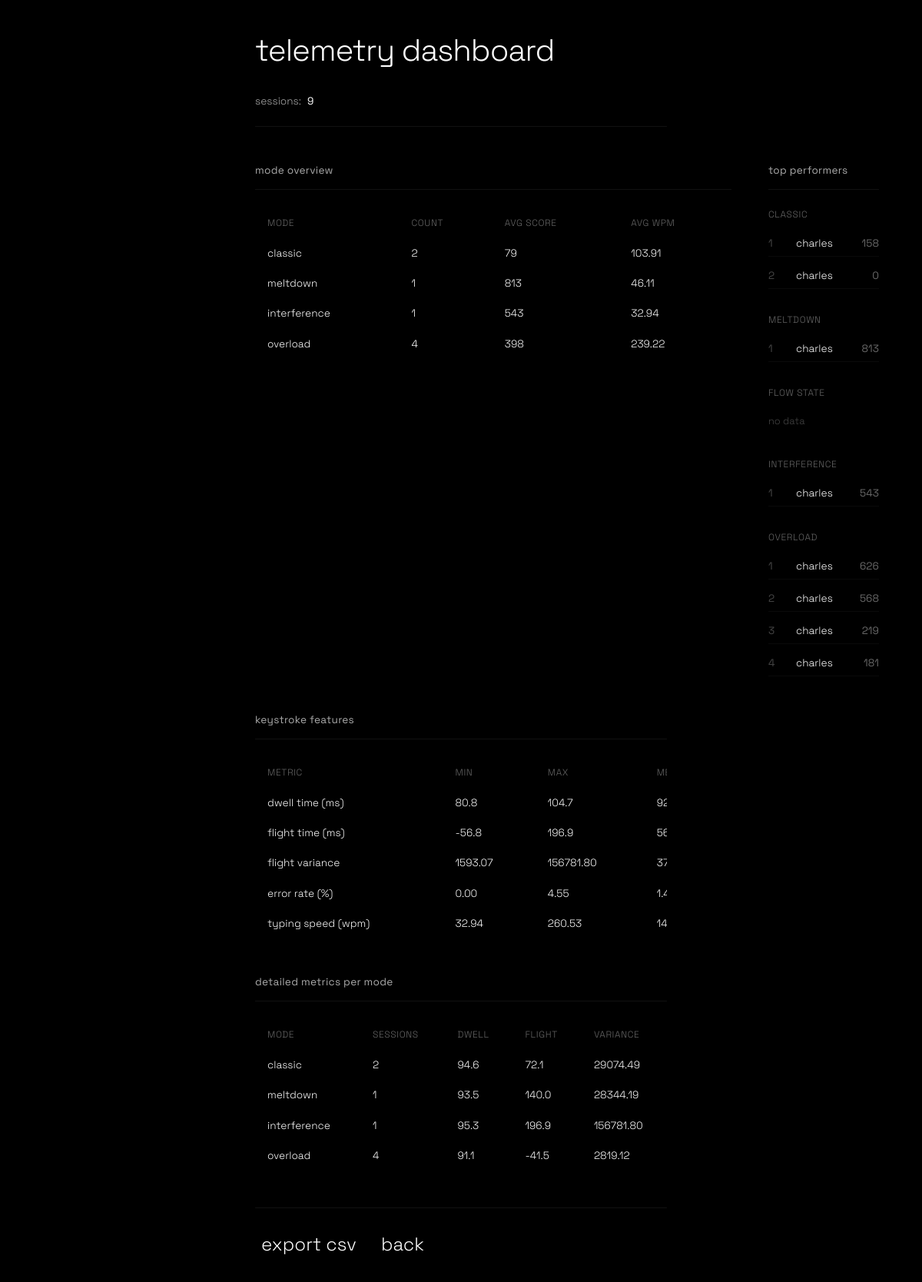
The app's page /admin/dashboard with its own data.
### models.py (models this page shows)
class TelemetryData(db.Model):
    id = db.Column(db.Integer, primary_key=True)
    player_name = db.Column(db.String(50))
    game_mode = db.Column(db.String(20))
    score = db.Column(db.Integer)
    avg_dwell_time = db.Column(db.Float)
    avg_flight_time = db.Column(db.Float)
    flight_time_variance = db.Column(db.Float)
    error_correction_rate = db.Column(db.Float)
    typing_speed_wpm = db.Column(db.Float)
    pause_frequency = db.Column(db.Integer)
    session_length = db.Column(db.Float)
    total_keystrokes = db.Column(db.Integer)
    created_at = db.Column(db.DateTime, default=datetime.utcnow)

### app.py (the view)
@app.route('/admin/dashboard', methods=['GET'])
def admin_dashboard():
    all_telemetry = TelemetryData.query.all()
    if not all_telemetry:
        return render_template('dashboard.html',
                             stats={},
                             mode_stats={},
                             total_sessions=0,
                             feature_stats={})
    total_sessions = len(all_telemetry)
    mode_stats = {}
    for mode in ['Classic', 'Meltdown', 'Flow State', 'Interference', 'Overload']:
        mode_data = [t for t in all_telemetry if t.game_mode == mode]
        if mode_data:
            mode_stats[mode] = {
                'count': len(mode_data),
                'avg_score': sum(t.score for t in mode_data) / len(mode_data),
                'avg_wpm': sum(t.typing_speed_wpm for t in mode_data) / len(mode_data),
                'avg_dwell_time': sum(t.avg_dwell_time for t in mode_data) / len(mode_data),
                'avg_flight_time': sum(t.avg_flight_time for t in mode_data) / len(mode_data),
                'avg_flight_variance': sum(t.flight_time_variance for t in mode_data) / len(mode_data),
                'avg_error_rate': sum(t.error_correction_rate for t in mode_data) / len(mode_data),
                'percentage': (len(mode_data) / total_sessions) * 100
            }
    feature_stats = {
        'dwell_times': [t.avg_dwell_time for t in all_telemetry if t.avg_dwell_time is not None],
        'flight_times': [t.avg_flight_time for t in all_telemetry if t.avg_flight_time is not None],
        'flight_variances': [t.flight_time_variance for t in all_telemetry if t.flight_time_variance is not None],
        'error_rates': [t.error_correction_rate for t in all_telemetry if t.error_correction_rate is not None],
        'typing_speeds': [t.typing_speed_wpm for t in all_telemetry if t.typing_speed_wpm is not None]
    }
    def calc_stats(values):
        if not values:
            return {'min': 0, 'max': 0, 'mean': 0, 'median': 0}
        values = sorted(values)
        n = len(values)
        return {
            'min': min(values),
            'max': max(values),
            'mean': sum(values) / n,
            'median': values[n // 2]
        }
    feature_summary = {
        'dwell_times': calc_stats(feature_stats['dwell_times']),
        'flight_times': calc_stats(feature_stats['flight_times']),
        'flight_variances': calc_stats(feature_stats['flight_variances']),
        'error_rates': calc_stats(feature_stats['error_rates']),
        'typing_speeds': calc_stats(feature_stats['typing_speeds'])
    }
    top_players = {}
    for mode in ['Classic', 'Meltdown', 'Flow State', 'Interference', 'Overload']:
        mode_data = sorted([t for t in all_telemetry if t.game_mode == mode],
                          key=lambda x: x.score, reverse=True)[:5]
        top_players[mode] = [(t.player_name, t.score) for t in mode_data]
    return render_template('dashboard.html',
                         stats=mode_stats,
                         feature_stats=feature_summary,
                         feature_counts=feature_stats,
                         total_sessions=total_sessions,
                         top_players=top_players)

### templates/dashboard.html (shortened to what this page needs)
{% extends "base.html" %}
{% block content %}
<div class="dashboard-layout">
    <div class="menu-title">telemetry dashboard</div>
    <div class="dashboard-header">
        <div class="meta-item">sessions: <span class="meta-value">{{ total_sessions }}</span></div>
    </div>
    <div class="dashboard-grid">
        <div class="dashboard-column">
            <div class="section-header">
                <div class="section-title">mode overview</div>
            </div>
            <div class="responsive-table dashboard-table">
                <table>
                    <thead>
                        <tr>
                            <th>mode</th>
                            <th>count</th>
                            <th>avg score</th>
                            <th>avg wpm</th>
                        </tr>
                    </thead>
                    <tbody>
                        {% for mode, data in stats.items() %}
                        <tr>
                            <td>{{ mode }}</td>
                            <td>{{ data.count }}</td>
                            <td>{{ "%.0f"|format(data.avg_score) }}</td>
                            <td>{{ "%.2f"|format(data.avg_wpm) }}</td>
                        </tr>
                        {% endfor %}
                    </tbody>
                </table>
            </div>
        </div>
        <div class="dashboard-column">
            <div class="section-header">
                <div class="section-title">top performers</div>
            </div>
            <div class="top-players-list">
                {% for mode, players in top_players.items() %}
                <div class="player-mode-group">
                    <div class="mode-label">{{ mode }}</div>
                    {% if players %}
                    <ol class="players-ol">
                        {% for name, score in players %}
                        <li class="player-row">
                            <span class="player-rank">{{ loop.index }}</span>
                            <span class="player-name">{{ name }}</span>
                            <span class="player-score">{{ score }}</span>
                        </li>
                        {% endfor %}
                    </ol>
                    {% else %}
                    <div class="no-data">no data</div>
                    {% endif %}
                </div>
                {% endfor %}
            </div>
        </div>
    </div>
    <div class="dashboard-section full-width">
        <div class="section-header">
            <div class="section-title">keystroke features</div>
        </div>
        <div class="responsive-table dashboard-table">
            <table>
                <thead>
                    <tr>
                        <th>metric</th>
                        <th>min</th>
                        <th>max</th>
                        <th>mean</th>
                    </tr>
                </thead>
                <tbody>
                    <tr>
                        <td>dwell time (ms)</td>
                        <td>{{ "%.1f"|format(feature_stats.dwell_times.min) }}</td>
                        <td>{{ "%.1f"|format(feature_stats.dwell_times.max) }}</td>
                        <td>{{ "%.1f"|format(feature_stats.dwell_times.mean) }}</td>
                    </tr>
                    <tr>
                        <td>flight time (ms)</td>
                        <td>{{ "%.1f"|format(feature_stats.flight_times.min) }}</td>
                        <td>{{ "%.1f"|format(feature_stats.flight_times.max) }}</td>
                        <td>{{ "%.1f"|format(feature_stats.flight_times.mean) }}</td>
                    </tr>
                    <tr>
                        <td>flight variance</td>
                        <td>{{ "%.2f"|format(feature_stats.flight_variances.min) }}</td>
                        <td>{{ "%.2f"|format(feature_stats.flight_variances.max) }}</td>
                        <td>{{ "%.2f"|format(feature_stats.flight_variances.mean) }}</td>
                    </tr>
                    <tr>
                        <td>error rate (%)</td>
                        <td>{{ "%.2f"|format(feature_stats.error_rates.min * 100) }}</td>
                        <td>{{ "%.2f"|format(feature_stats.error_rates.max * 100) }}</td>
                        <td>{{ "%.2f"|format(feature_stats.error_rates.mean * 100) }}</td>
                    </tr>
                    <tr>
                        <td>typing speed (wpm)</td>
                        <td>{{ "%.2f"|format(feature_stats.typing_speeds.min) }}</td>
                        <td>{{ "%.2f"|format(feature_stats.typing_speeds.max) }}</td>
                        <td>{{ "%.2f"|format(feature_stats.typing_speeds.mean) }}</td>
                    </tr>
                </tbody>
            </table>
        </div>
    </div>
    <div class="dashboard-section full-width">
        <div class="section-header">
            <div class="section-title">detailed metrics per mode</div>
        </div>
        <div class="responsive-table dashboard-table">
            <table>
                <thead>
                    <tr>
                        <th>mode</th>
                        <th>sessions</th>
                        <th>dwell</th>
                        <th>flight</th>
                        <th>variance</th>
                    </tr>
                </thead>
                <tbody>
                    {% for mode, data in stats.items() %}
                    <tr>
                        <td>{{ mode }}</td>
                        <td>{{ data.count }}</td>
                        <td>{{ "%.1f"|format(data.avg_dwell_time) }}</td>
                        <td>{{ "%.1f"|format(data.avg_flight_time) }}</td>
                        <td>{{ "%.2f"|format(data.avg_flight_variance) }}</td>
                    </tr>
                    {% endfor %}
                </tbody>
            </table>
        </div>
    </div>
    <div class="dashboard-actions">
        <a class="menu-link" href="{{ url_for('admin_export_data') }}">export csv</a>
        <a class="menu-link" href="{{ url_for('menu') }}">back</a>
    </div>
</div>
{% endblock %}

### static/styles.css (style rules this page uses)
*, *::before, *::after { box-sizing: border-box; }
body { background: #000; color: #fff; font-family: 'Space Grotesk', 'Fira Mono', 'Consolas', 'Menlo', monospace; min-height: 100vh; min-height: 100dvh; margin: 0; width: 100%; overflow-x: hidden; font-weight: 300; text-transform: lowercase; }
.menu-title { font-size: 2.5rem; font-weight: 300; margin-bottom: 2rem; letter-spacing: -1px; text-align: left; color: #fff; font-family: 'Space Grotesk', sans-serif; text-transform: lowercase; }
.menu-link { display: flex; align-items: center; color: #333; background: none; border: none; font-size: 1.5rem; font-family: 'Space Grotesk', sans-serif; margin: 1rem 0; text-align: left; cursor: pointer; text-decoration: none; outline: none; border-radius: 4px; padding: 0.2rem 0.5rem; min-height: 44px; transition: color 0.2s; font-weight: 300; text-transform: lowercase; }
.menu-link, .menu-link:visited { color: #fff; }
a, .link-btn { color: #fff; text-decoration: none; cursor: pointer; font-size: 1.1rem; margin: 0.5rem 0; background: none; border: none; padding: 0; font-family: 'Space Grotesk', sans-serif; text-align: left; font-weight: 300; text-transform: lowercase; }
th, td { border: none !important; padding: 0.7rem 1rem !important; text-align: left; color: #fff; background: none; font-family: 'Space Grotesk', sans-serif; font-weight: 300; text-transform: lowercase; }
::placeholder { color: #aaa; }
.responsive-table { width: 100%; overflow-x: auto; -webkit-overflow-scrolling: touch; }
.responsive-table table { width: 100%; min-width: 620px; border-collapse: collapse; }

### templates/dashboard.html (style rules this page uses)
.dashboard-layout { width: 100%; }
.dashboard-header { display: flex; gap: 2rem; margin: 2rem 0 3rem 0; padding-bottom: 1.5rem; border-bottom: 1px solid #111; font-size: 0.85rem; color: #aaa; }
.meta-item { display: flex; align-items: center; gap: 0.5rem; }
.meta-value { color: #fff; font-weight: 400; }
.dashboard-grid { display: grid; grid-template-columns: 1fr 1fr; gap: 3rem; margin-bottom: 3rem; }
.dashboard-column { display: flex; flex-direction: column; }
.dashboard-section { margin-bottom: 3rem; }
.dashboard-section.full-width { grid-column: 1 / -1; }
.section-header { display: flex; align-items: center; margin-bottom: 1.5rem; padding-bottom: 1rem; border-bottom: 1px solid #111; }
.section-title { color: #aaa; font-size: 0.85rem; font-weight: 400; letter-spacing: 0.02em; text-transform: lowercase; margin: 0; }
.dashboard-table table { font-size: 0.85rem; width: 100%; min-width: 620px; margin-bottom: 0; }
.dashboard-section.full-width .dashboard-table table { min-width: 760px; }
.dashboard-table th { text-align: left; padding: 0.6rem 0; border-bottom: 1px solid #222; color: #666; font-weight: 300; font-size: 0.75rem; text-transform: uppercase; letter-spacing: 0.05em; }
.dashboard-table td { padding: 0.6rem 0; border-bottom: 1px solid #0a0a0a; color: #fff; }
.top-players-list { display: flex; flex-direction: column; gap: 2rem; }
.player-mode-group { display: flex; flex-direction: column; }
.mode-label { color: #666; font-size: 0.75rem; text-transform: uppercase; letter-spacing: 0.05em; margin-bottom: 0.8rem; }
.players-ol { list-style: none; margin: 0; padding: 0; font-size: 0.85rem; display: flex; flex-direction: column; gap: 0.5rem; }
.player-row { display: flex; align-items: center; gap: 0.75rem; padding: 0.5rem 0; border-bottom: 1px solid #0a0a0a; }
.player-rank { color: #444; font-weight: 400; min-width: 1.5rem; }
.player-name { flex: 1; color: #fff; overflow: hidden; text-overflow: ellipsis; white-space: nowrap; }
.player-score { color: #666; text-align: right; min-width: 3rem; font-weight: 400; }
.no-data { color: #444; font-size: 0.8rem; padding: 0.5rem 0; }
.dashboard-actions { display: flex; gap: 1rem; margin-top: 2rem; padding-top: 1.5rem; border-top: 1px solid #111; }
.dashboard-actions .menu-link { margin: 0; }

### records on screen
TelemetryData: game_mode "meltdown", count "1", avg_score "813", avg_wpm "46.11", player_name "charles", score "813", feature_stats.error_rates.max*100 "4.55", avg_dwell_time "93.5", avg_flight_time "140.0", avg_flight_variance "28344.19"
TelemetryData: game_mode "interference", count "1", avg_score "543", avg_wpm "32.94", player_name "charles", score "543", flight_times.max "196.9", flight_variances.max "156781.80", typing_speeds.min "32.94", avg_dwell_time "95.3", avg_flight_time "196.9", avg_flight_variance "156781.80"
TelemetryData: player_name "charles", score "158"
TelemetryData: player_name "charles", score "0"
TelemetryData: player_name "charles", score "626", dwell_times.max "104.7", flight_times.min "-56.8"
TelemetryData: player_name "charles", score "568"
TelemetryData: player_name "charles", score "219", dwell_times.min "80.8", flight_variances.min "1593.07", feature_stats.error_rates.min*100 "0.00", typing_speeds.max "260.53"
TelemetryData: player_name "charles", score "181"

### other values on screen
{{ total_sessions }} "9"
{{ mode }} "classic" "overload"
{{ data.count }} "2" "4"
{{ "%.0f"|format(data.avg_score) }} "79" "398"
{{ "%.2f"|format(data.avg_wpm) }} "103.91" "239.22"
{{ mode }} "CLASSIC" "MELTDOWN" "FLOW STATE" "INTERFERENCE" "OVERLOAD"
{{ "%.1f"|format(data.avg_dwell_time) }} "94.6" "91.1"
{{ "%.1f"|format(data.avg_flight_time) }} "72.1" "-41.5"
{{ "%.2f"|format(data.avg_flight_variance) }} "29074.49" "2819.12"
